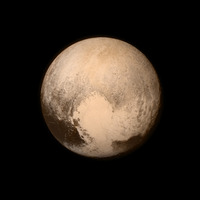
//> input picture learnopencv/src/Colormap/pluto.jpg, 200 x 200 px
$ ./custom_colormap   (built with g++ and OpenCV 4, the #if around main switched on)
//> lines starting //> are read from the running program, lines starting //| are printed output that depends on the picture
/**
 * OpenCV Custom Colormap  Example
 *
 * Copyright 2015 by Satya Mallick <spmallick@learnopencv.com>
 *
 */


#include "opencv2/opencv.hpp"

using namespace cv;
using namespace std;

Mat applyCustomColorMap(Mat& im_gray)
{
    unsigned char b[] = {255,255,255,255,255,255,255,255,255,255,255,255,255,255,255,255,255,255,255,255,255,255,255,255,255,255,255,255,255,255,255,255,255,255,255,255,255,255,255,255,255,255,255,255,255,255,255,255,255,255,255,255,255,255,255,255,255,255,255,255,255,255,255,255,255,253,251,249,247,245,242,241,238,237,235,233,231,229,227,225,223,221,219,217,215,213,211,209,207,205,203,201,199,197,195,193,191,189,187,185,183,181,179,177,175,173,171,169,167,165,163,161,159,157,155,153,151,149,147,145,143,141,138,136,134,132,131,129,126,125,122,121,118,116,115,113,111,109,107,105,102,100,98,97,94,93,91,89,87,84,83,81,79,77,75,73,70,68,66,64,63,61,59,57,54,52,51,49,47,44,42,40,39,37,34,33,31,29,27,25,22,20,18,17,14,13,11,9,6,4,2,0,0,0,0,0,0,0,0,0,0,0,0,0,0,0,0,0,0,0,0,0,0,0,0,0,0,0,0,0,0,0,0,0,0,0,0,0,0,0,0,0,0,0,0,0,0,0,0,0,0,0,0,0,0,0,0,0,0,0,0,0,0,0,0,0};


    unsigned char g[] = { 255,255,255,255,255,255,255,255,255,255,255,255,255,255,255,255,255,255,255,255,255,255,255,255,255,255,255,255,255,255,255,255,255,255,255,255,255,255,255,255,255,255,255,255,255,255,255,255,255,255,255,255,255,255,255,255,255,255,255,255,255,255,255,255,255,255,255,255,255,255,255,255,255,255,255,255,255,255,255,255,255,255,255,255,255,255,255,255,255,255,255,255,255,255,255,255,255,255,255,255,255,255,255,255,255,255,255,255,255,255,255,255,255,255,255,255,255,255,255,255,255,255,255,255,255,255,255,255,254,252,250,248,246,244,242,240,238,236,234,232,230,228,226,224,222,220,218,216,214,212,210,208,206,204,202,200,198,196,194,192,190,188,186,184,182,180,178,176,174,171,169,167,165,163,161,159,157,155,153,151,149,147,145,143,141,139,137,135,133,131,129,127,125,123,121,119,117,115,113,111,109,107,105,103,101,99,97,95,93,91,89,87,85,83,82,80,78,76,74,72,70,68,66,64,62,60,58,56,54,52,50,48,46,44,42,40,38,36,34,32,30,28,26,24,22,20,18,16,14,12,10,8,6,4,2,0 };


    unsigned char r[] = {195,194,193,191,190,189,188,187,186,185,184,183,182,181,179,178,177,176,175,174,173,172,171,170,169,167,166,165,164,163,162,161,160,159,158,157,155,154,153,152,151,150,149,148,147,146,145,143,142,141,140,139,138,137,136,135,134,133,131,130,129,128,127,126,125,125,125,125,125,125,125,125,125,125,125,125,125,126,126,126,126,126,126,126,126,126,126,126,126,126,126,126,126,126,126,126,126,126,126,126,126,126,126,126,126,126,126,126,126,126,126,126,126,126,126,126,126,126,126,127,127,127,127,127,127,127,127,127,127,127,127,127,127,127,127,127,127,127,127,127,127,127,127,127,127,127,127,127,127,127,127,127,127,127,127,127,127,127,127,127,127,127,127,127,127,127,127,127,127,127,127,127,127,127,127,127,127,127,127,127,127,127,127,127,127,127,127,127,127,127,127,127,127,127,127,127,127,127,127,127,127,127,127,127,127,127,127,127,127,127,127,126,126,126,126,126,126,126,126,126,126,126,126,126,126,126,126,126,126,126,126,126,126,126,126,126,126,126,126,126,126,126,126,126,126,126,126,126,126,126,126,126,126,126,126,126};

    Mat channels[] = {Mat(256,1, CV_8U, b), Mat(256,1, CV_8U, g), Mat(256,1, CV_8U, r)};
    Mat lut; // Create a lookup table
    merge(channels, 3, lut);

    Mat im_color;
    LUT(im_gray, lut, im_color);

    return im_color;

}


#ifdef CUSTOM_COLORMAP
int main( int argc, char** argv )
{
    // Read 8-bit grayscale image
    Mat im = imread("pluto.jpg", IMREAD_GRAYSCALE);
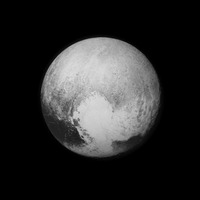
//> im: 200 rows x 200 cols, CV_8UC1; min 0, max 222, mean 42.5
    cvtColor(im.clone(), im, COLOR_GRAY2BGR);
//> im: 200 rows x 200 cols, CV_8UC3
    Mat im_color = applyCustomColorMap(im);
//> in applyCustomColorMap, `LUT(im_gray, lut, im_color);`:
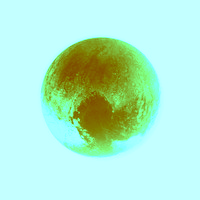
//> im_color: 200 rows x 200 cols, CV_8UC3; mean B, G, R 207.3, 235.2, 175.9

    imshow("Pseudo Colored Image", im_color);
    waitKey(0);

}
#endif
